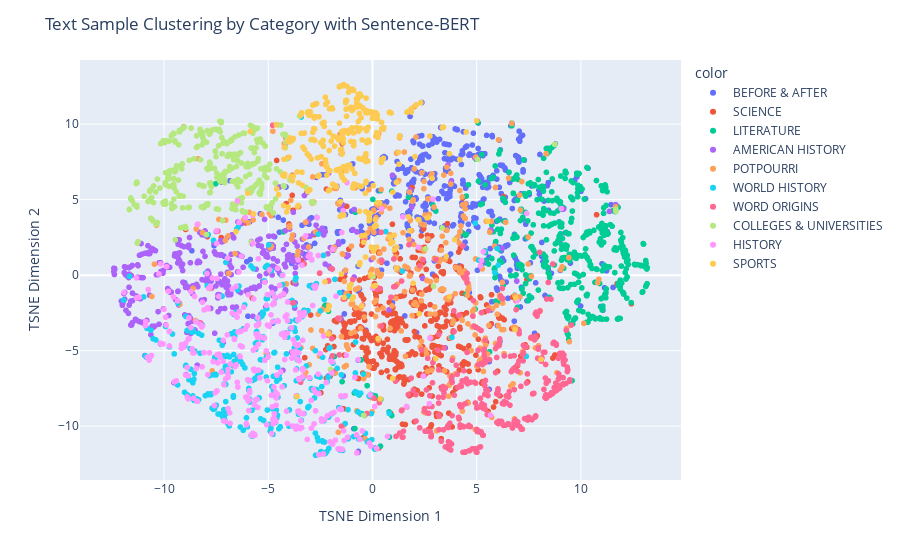

Here is the notebook cell this chart was saved with:
### Code cell
from sentence_transformers import SentenceTransformer
# Step 1: Encode text samples using Sentence-BERT
model = SentenceTransformer('all-MiniLM-L6-v2')  # Use a lightweight model
sentence_embeddings = model.encode(texts)

# Step 2: Dimensionality Reduction with PCA and t-SNE
pca = PCA(n_components=5)
pca_result = pca.fit_transform(sentence_embeddings)

tsne = TSNE(n_components=2, perplexity=5, n_iter=300)
tsne_result = tsne.fit_transform(pca_result)

# Step 3: Create interactive plot with Plotly
fig = px.scatter(
    x=tsne_result[:, 0], y=tsne_result[:, 1],
    color=labels,
    hover_name=texts  # Text displayed on hover
)

fig.update_layout(
    title="Text Sample Clustering by Category with Sentence-BERT",
    xaxis_title="TSNE Dimension 1",
    yaxis_title="TSNE Dimension 2"
)

fig.show()

### Figure 1 — Plotly figure (JSON) as saved in the notebook; plotly's stock layout.template omitted (floating-point values rounded to 4 significant figures; data arrays with more than 128 entries replaced by an {"elided": "..."} marker saying what was removed)
{"data": [{"hovertemplate": "<b>%{hovertext}</b><br><br>color=BEFORE & AFTER<br>x=%{x}<br>y=%{y}<extra></extra>", "hovertext": {"elided": "547 str values"}, "legendgroup": "BEFORE & AFTER", "marker": {"color": "#636efa", "symbol": "circle"}, "mode": "markers", "name": "BEFORE & AFTER", "showlegend": true, "x": {"elided": "547 float values"}, "xaxis": "x", "y": {"elided": "547 float values"}, "yaxis": "y", "type": "scattergl"}, {"hovertemplate": "<b>%{hovertext}</b><br><br>color=SCIENCE<br>x=%{x}<br>y=%{y}<extra></extra>", "hovertext": {"elided": "519 str values"}, "legendgroup": "SCIENCE", "marker": {"color": "#EF553B", "symbol": "circle"}, "mode": "markers", "name": "SCIENCE", "showlegend": true, "x": {"elided": "519 float values"}, "xaxis": "x", "y": {"elided": "519 float values"}, "yaxis": "y", "type": "scattergl"}, {"hovertemplate": "<b>%{hovertext}</b><br><br>color=LITERATURE<br>x=%{x}<br>y=%{y}<extra></extra>", "hovertext": {"elided": "496 str values"}, "legendgroup": "LITERATURE", "marker": {"color": "#00cc96", "symbol": "circle"}, "mode": "markers", "name": "LITERATURE", "showlegend": true, "x": {"elided": "496 float values"}, "xaxis": "x", "y": {"elided": "496 float values"}, "yaxis": "y", "type": "scattergl"}, {"hovertemplate": "<b>%{hovertext}</b><br><br>color=AMERICAN HISTORY<br>x=%{x}<br>y=%{y}<extra></extra>", "hovertext": {"elided": "418 str values"}, "legendgroup": "AMERICAN HISTORY", "marker": {"color": "#ab63fa", "symbol": "circle"}, "mode": "markers", "name": "AMERICAN HISTORY", "showlegend": true, "x": {"elided": "418 float values"}, "xaxis": "x", "y": {"elided": "418 float values"}, "yaxis": "y", "type": "scattergl"}, {"hovertemplate": "<b>%{hovertext}</b><br><br>color=POTPOURRI<br>x=%{x}<br>y=%{y}<extra></extra>", "hovertext": {"elided": "401 str values"}, "legendgroup": "POTPOURRI", "marker": {"color": "#FFA15A", "symbol": "circle"}, "mode": "markers", "name": "POTPOURRI", "showlegend": true, "x": {"elided": "401 float values"}, "xaxis": "x", "y": {"elided": "401 float values"}, "yaxis": "y", "type": "scattergl"}, {"hovertemplate": "<b>%{hovertext}</b><br><br>color=WORLD HISTORY<br>x=%{x}<br>y=%{y}<extra></extra>", "hovertext": {"elided": "377 str values"}, "legendgroup": "WORLD HISTORY", "marker": {"color": "#19d3f3", "symbol": "circle"}, "mode": "markers", "name": "WORLD HISTORY", "showlegend": true, "x": {"elided": "377 float values"}, "xaxis": "x", "y": {"elided": "377 float values"}, "yaxis": "y", "type": "scattergl"}, {"hovertemplate": "<b>%{hovertext}</b><br><br>color=WORD ORIGINS<br>x=%{x}<br>y=%{y}<extra></extra>", "hovertext": {"elided": "371 str values"}, "legendgroup": "WORD ORIGINS", "marker": {"color": "#FF6692", "symbol": "circle"}, "mode": "markers", "name": "WORD ORIGINS", "showlegend": true, "x": {"elided": "371 float values"}, "xaxis": "x", "y": {"elided": "371 float values"}, "yaxis": "y", "type": "scattergl"}, {"hovertemplate": "<b>%{hovertext}</b><br><br>color=COLLEGES & UNIVERSITIES<br>x=%{x}<br>y=%{y}<extra></extra>", "hovertext": {"elided": "351 str values"}, "legendgroup": "COLLEGES & UNIVERSITIES", "marker": {"color": "#B6E880", "symbol": "circle"}, "mode": "markers", "name": "COLLEGES & UNIVERSITIES", "showlegend": true, "x": {"elided": "351 float values"}, "xaxis": "x", "y": {"elided": "351 float values"}, "yaxis": "y", "type": "scattergl"}, {"hovertemplate": "<b>%{hovertext}</b><br><br>color=HISTORY<br>x=%{x}<br>y=%{y}<extra></extra>", "hovertext": {"elided": "349 str values"}, "legendgroup": "HISTORY", "marker": {"color": "#FF97FF", "symbol": "circle"}, "mode": "markers", "name": "HISTORY", "showlegend": true, "x": {"elided": "349 float values"}, "xaxis": "x", "y": {"elided": "349 float values"}, "yaxis": "y", "type": "scattergl"}, {"hovertemplate": "<b>%{hovertext}</b><br><br>color=SPORTS<br>x=%{x}<br>y=%{y}<extra></extra>", "hovertext": {"elided": "342 str values"}, "legendgroup": "SPORTS", "marker": {"color": "#FECB52", "symbol": "circle"}, "mode": "markers", "name": "SPORTS", "showlegend": true, "x": {"elided": "342 float values"}, "xaxis": "x", "y": {"elided": "342 float values"}, "yaxis": "y", "type": "scattergl"}], "layout": {"xaxis": {"anchor": "y", "domain": [0.0, 1.0], "title": {"text": "TSNE Dimension 1"}}, "yaxis": {"anchor": "x", "domain": [0.0, 1.0], "title": {"text": "TSNE Dimension 2"}}, "legend": {"title": {"text": "color"}, "tracegroupgap": 0}, "margin": {"t": 60}, "title": {"text": "Text Sample Clustering by Category with Sentence-BERT"}}}
